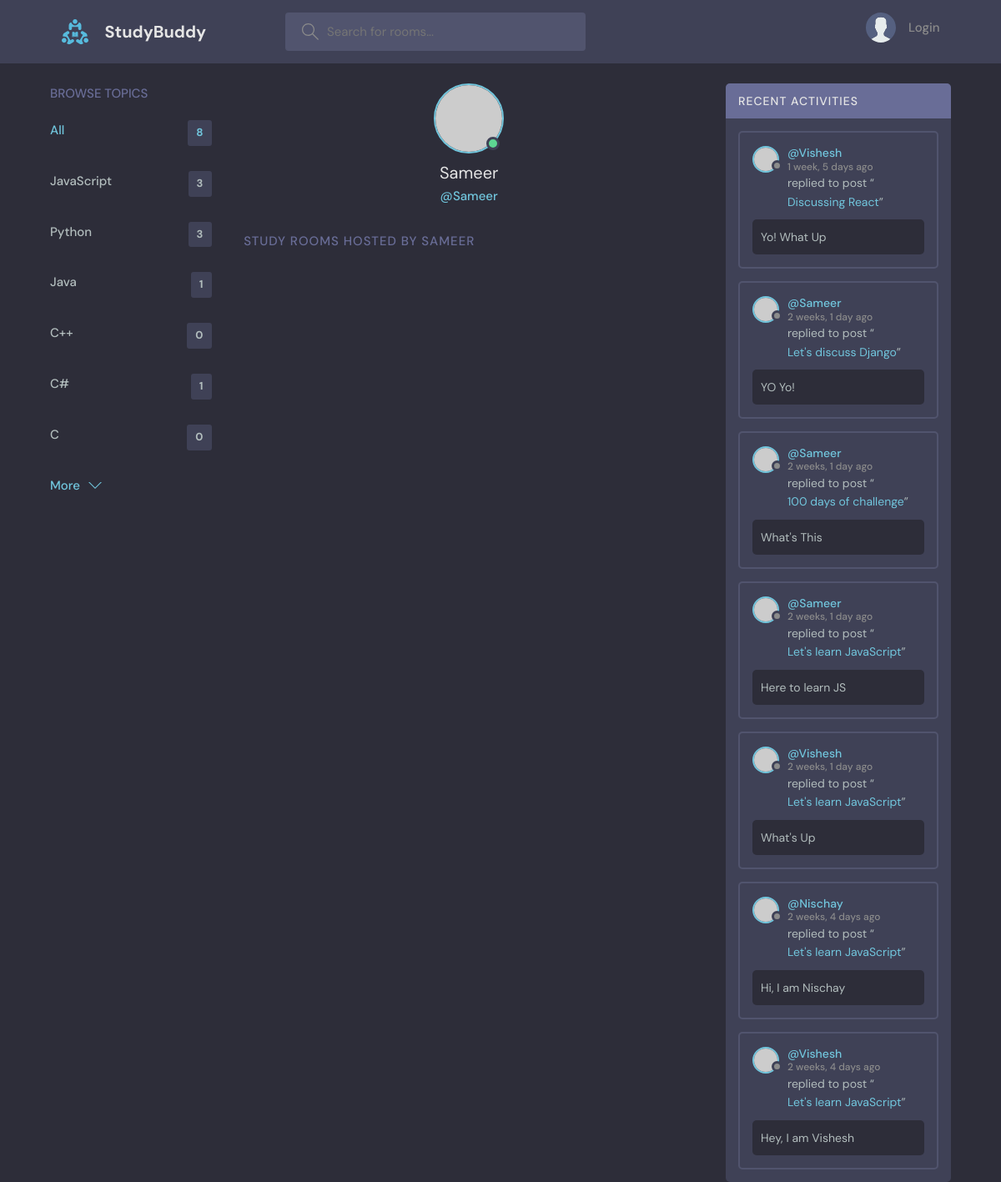
Screenshot of /profile/3/ with the database file from the repository.
### base/models.py (models this page shows, shortened)
class Topic(models.Model):
    name = models.CharField(max_length=200)

class Message(models.Model):
    user = models.ForeignKey(User, on_delete=models.CASCADE)
    room = models.ForeignKey(Room, on_delete=models.CASCADE)
    body = models.TextField()
    updated = models.DateTimeField(auto_now=True)
    created = models.DateTimeField(auto_now_add=True)
    class Meta:
        ordering = ['-updated', '-created']

class Room(models.Model):
    host = models.ForeignKey(User, on_delete=models.SET_NULL, null=True)
    topic = models.ForeignKey(Topic, on_delete=models.SET_NULL, null=True)
    name = models.CharField(max_length=200)
    description = models.TextField(null=True, blank=True)
    participants = models.ManyToManyField(User, related_name='participants', blank=True)
    updated = models.DateTimeField(auto_now=True)
    created = models.DateTimeField(auto_now_add=True)
    def __str__(self) -> str:
        return self.name
    class Meta:
        ordering = ['-updated', '-created']

### base/views.py (the view)
# urls.py: path('profile/<str:pk>/', views.userProfile, name="user-profile"),
def userProfile(request, pk):
    user = User.objects.get(id=pk)
    q = request.GET.get('q')
    topics = Topic.objects.all()
    rooms = Room.objects.all()
    msgs = Message.objects.all()  # ordering set in Message class in models using Meta dunctionality
    if q != None:
        rooms = Room.objects.filter(Q(topic__name__icontains=q) | Q(name__icontains=q) | Q(description__icontains=q))
        msgs = Message.objects.filter(Q(room__topic__name__icontains=q))
    room_count = rooms.count()
    context = {'user' : user, 'rooms' : rooms, 'topics' : topics, 'room_count' : room_count, 'all_messages' : msgs}
    return render(request, 'base/profile.html', context)

### base/templates/base/profile.html (shortened to what this page needs)
{% extends 'main.html' %}
{% block content %}
  <main class="profile-page layout layout--3">
    <div class="container">
      {% include 'base/topics_component.html' %}
      <div class="roomList">
        <div class="profile">
          <div class="profile__avatar">
            <div class="avatar avatar--large active">
              <img src="https://randomuser.me/api/portraits/men/11.jpg" />
            </div>
          </div>
          <div class="profile__info">
            <h3>{{user.username}}</h3>
            <p>@{{user.username}}</p>
          </div>
        </div>
        <div class="roomList__header">
          <div>
            <h2>Study Rooms Hosted by {{user.username}}</a>
            </h2>
          </div>
        </div>
      </div>
      {% include 'base/activity_component.html' %}
    </div>
  </main>
{% endblock content %}

### base/templates/base/topics_component.html
<div class="topics">
    <div class="topics__header">
        <h2>Browse Topics</h2>
    </div>
    <ul class="topics__list">
        <li>
            <a href="{% url 'home' %}" class="active">All <span>{{room_count}}</span></a>
        </li>
        {% for topic in topics %}
        <li>
            <a href="{% url 'home' %}?q={{topic.name}}">{{topic.name}} <span>{{topic.room_set.all.count}}</span></a>
        </li>
        {% endfor %}
    </ul>
    <a class="btn btn--link" href="{% url 'topics' %}">
        More
        <svg version="1.1" xmlns="http://www.w3.org/2000/svg" width="32" height="32" viewBox="0 0 32 32">
            <title>chevron-down</title>
            <path d="M16 21l-13-13h-3l16 16 16-16h-3l-13 13z"></path>
        </svg>
    </a>
</div>

### base/templates/base/activity_component.html (shortened to what this page needs)
<div class="activities">
  <div class="activities__header">
    <h2>Recent Activities</h2>
  </div>
  {% for m in all_messages %}
  <div class="activities__box">
    <div class="activities__boxHeader roomListRoom__header">
      <a href="{% url 'user-profile' m.user.id %}" class="roomListRoom__author">
        <div class="avatar avatar--small">
          <img src="https://randomuser.me/api/portraits/women/11.jpg" />
        </div>
        <p>
          @{{m.user.username}}
          <span>{{m.created|timesince}} ago</span>
        </p>
      </a>
    </div>
    <div class="activities__boxContent">
      <p>
        replied to post “<a href="{% url 'room' m.room.id %}">{{m.room}}</a>”
      </p>
      <div class="activities__boxRoomContent">
        {{m.body}}
      </div>
    </div>
  </div>
  {% endfor %}
</div>

### rows the page displays
Topic: name "JavaScript", room_set.all.count "3"
Topic: name "Python", room_set.all.count "3"
Topic: name "Java", room_set.all.count "1"
Topic: name "C++", room_set.all.count "0"
Topic: name "C#", room_set.all.count "1"
Topic: name "C", room_set.all.count "0"
Message: user.username "Vishesh", created "1 week, 5 days", room "Discussing React", body "Yo! What Up"
Message: user.username "Sameer", created "2 weeks, 1 day", room "Let's discuss Django", body "YO Yo!"
Message: user.username "Sameer", created "2 weeks, 1 day", room "100 days of challenge", body "What's This"
Message: user.username "Sameer", created "2 weeks, 1 day", room "Let's learn JavaScript", body "Here to learn JS"
Message: user.username "Vishesh", created "2 weeks, 1 day", room "Let's learn JavaScript", body "What's Up"
Message: user.username "Nischay", created "2 weeks, 4 days", room "Let's learn JavaScript", body "Hi, I am Nischay"
Message: user.username "Vishesh", created "2 weeks, 4 days", room "Let's learn JavaScript", body "Hey, I am Vishesh"

### other values shown
{{ room_count }} "8"
{{ user.username }} "Sameer"
{{ user.username }} "SAMEER"
